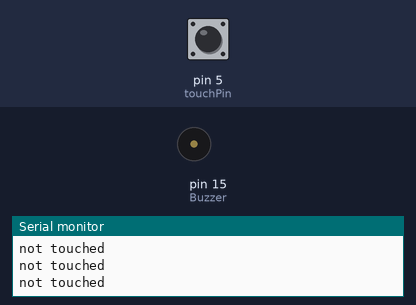
The sketch below on a simulated Arduino Uno, built with avr-gcc and run on an emulated ATmega328P. On the bench: buzzer (waves = sounding, pin HIGH), the last lines printed to the serial monitor. The test bench sets the inputs (shaded band); at power-on: pin 5 (touchPin) LOW.

Above: at 1.8 s.
1.9 s: pin 5 (touchPin) pulled HIGH for 3.2 s
At 2.4 s:
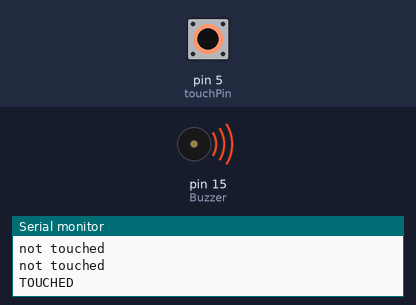
Timing chart, 0 to 7.0 s (numbered marks = the images above; inputs shaded):
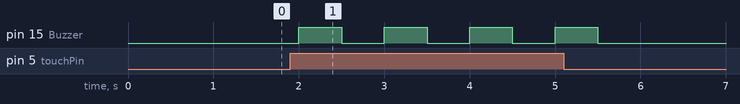

Measured:
- after the input at 1.9 s, pin 15 (Buzzer): alternates HIGH for 0.50 s and LOW for 0.50 s, 8 changes in all, then stays LOW, starting after 0.10 s

The sketch:

two_Buzzer.ino
```cpp
 int touchPin =5; // pin D1
 int Buzzer = 15; //pin D8
 int delay_t=1000;
 int counter=1;


// TONES  ==========================================
// Start by defining the relationship between
//       note, period, &  frequency.
#define  c     3830    // 261 Hz
#define  d     3400    // 294 Hz
#define  e     3038    // 329 Hz
#define  f     2864    // 349 Hz
#define  g     2550    // 392 Hz
#define  a     2272    // 440 Hz
#define  b     2028    // 493 Hz
#define  C     1912    // 523 Hz
// Define a special note, 'R', to represent a rest
#define  R     0

// SETUP ============================================
// Set up speaker on a PWM pin (digital 9, 10 or 11)
int speakerOut = 15;


void setup()
{

  Serial.begin(9600);
  pinMode(speakerOut,OUTPUT);
  pinMode(touchPin, INPUT);
  pinMode(Buzzer,OUTPUT);
}

// MELODY and TIMING  =======================================
//  melody[] is an array of notes, accompanied by beats[],
//  which sets each note's relative length (higher #, longer note)
int melody[] = {  C,  b,  g,  C,  b,   e,  R,  C,  c,  g, a, C };
int beats[]  = { 16, 16, 16,  8,  8,  16, 32, 16, 16, 16, 8, 8 };


int melody1[] ={ C, C, b, b, b, g, g, g, e, a, R, C, a, a, a };
int beats1[] = {16, 16, 8, 8, 8, 32, 16, 8, 16, 8, 16, 8, 16, 8, 16};

int MAX_COUNT = sizeof(melody) / 2; // Melody length, for looping.

// Set overall tempo
long tempo = 10000;
// Set length of pause between notes
int pause = 1000;
// Loop variable to increase Rest length
int rest_count = 100; //<-BLETCHEROUS HACK; See NOTES

// Initialize core variables
int tone_ = 0;
int beat = 0;
long duration  = 0;


// PLAY TONE  ==============================================
// Pulse the speaker to play a tone for a particular duration
void playTone() {
  long elapsed_time = 0;
  if (tone_ > 0) { // if this isn't a Rest beat, while the tone has
    //  played less long than 'duration', pulse speaker HIGH and LOW
    while (elapsed_time < duration) {

      digitalWrite(speakerOut,HIGH);
      delayMicroseconds(tone_ / 2);

      // DOWN
      digitalWrite(speakerOut, LOW);
      delayMicroseconds(tone_ / 2);

      // Keep track of how long we pulsed
      elapsed_time += (tone_);
    }
  }
  else { // Rest beat; loop times delay
    for (int j = 0; j < rest_count; j++) { // See NOTE on rest_count
      delayMicroseconds(duration);
    }
  }
}


void loop()
{
  int touchValue = digitalRead(touchPin);
  if (touchValue == HIGH)
  {
   counter=counter+1;
    Serial.println("TOUCHED");
    digitalWrite(Buzzer,HIGH);
    //delay(delay_t);
    delay(500);
    digitalWrite(Buzzer,LOW);


  }
  else
  {
    Serial.println("not touched");
  }
  delay(500);

}
```
